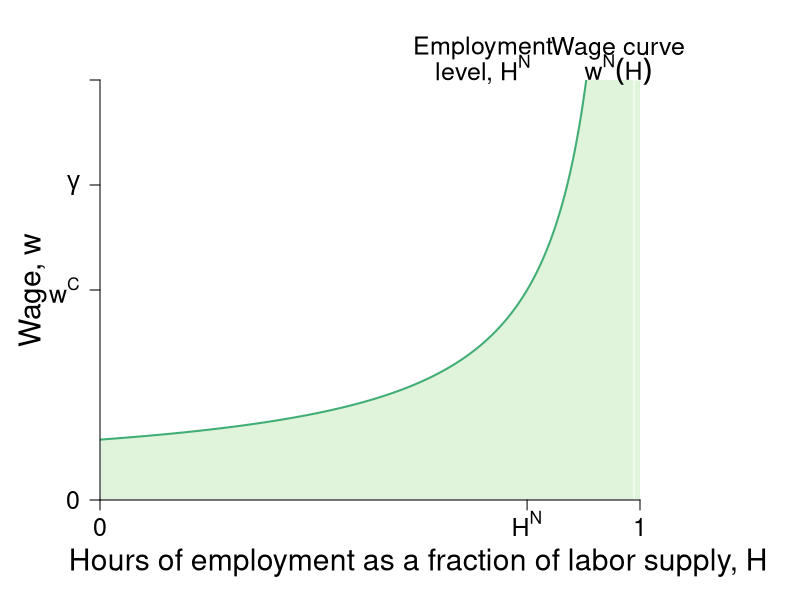

R code for this plot: (Note: this script raises an error after producing the figure.)
require(shape)
require(plotrix)
pdf(file = "employment/employment_wage_macro_zpc.pdf", width = 9, height = 7)

#Set parameters for graphics
axislabelsize <- 1.8
labelsize <- 1.5
namesize <- 1.8
annotatesize <- 1.5
graphlinewidth <- 2
segmentlinewidth <- 1.5

COL <- c("#7fc97f", "#beaed4", "#fdc086", "#ffff99", "#386cb0", "#f0027f", "#bf5b17", "#666666")
COLA <- c("#e0f3db", "#99d8c9","#66c2a4","#41ae76", "#238b45", "#005824")
COLB <- c("#4eb3d3", "#2b8cbe", "#0868ac","#084081")

WageFn <- function(h, ubar = 3, B = 2, t = 0.8) {
  B + ubar + (ubar - ubar*t +  ubar*t*h )/(t*(1 - h))
}


#COL <- c("#1B9E77", "#D95F02", "#7570B3", "#E7298A", "#66A61E", "#E6AB02", "#A6761D", "#666666")
COL <- c("#7fc97f", "#beaed4", "#fdc086", "#ffff99")
par(mar =  c(5, 5, 4, 8))
xlims <- c(0, 1.001)
ylims <- c(0, 40)


plot(0, 0, xlim = xlims, ylim = ylims, type = "n",
     xlab = expression(paste("")),
     ylab = expression(paste("")),
     xaxt = "n", 
     yaxt = "n",
     cex.lab = axislabelsize, 
     line = 2.5,
     bty = "n", 
     xaxs="i", 
     yaxs="i")

npts <- 500 
npts2 <- 501
#Specify the sequences of points for graphing. 
xx1 <- seq(xlims[1], 0.99, length.out = npts)
xx2 <- seq(xlims[1], xlims[2], length.out = npts)
xx3 <- seq(xlims[1], xlims[2], length.out = npts2)
xx4 <- seq(xlims[1], 25, length.out = npts2)
xx5 <- seq(xlims[1], 0.75, length.out = npts2)

# Shade below green line
polygon(c(0, xx2, xlims[2]), 
        c(0, WageFn(xx2), 0), border = FALSE, col = COLA[1])
rect(0.99, 0, 1.2, 40, border = FALSE, col = COLA[1])

#Axis labels
text(0.59, -6, expression(paste("Hours of employment as a fraction of labor supply, ", H)), cex = axislabelsize, xpd = TRUE)
text(-0.125, 20, expression(paste("Wage, ", w)), cex = axislabelsize, xpd = TRUE, srt = 90)


#Draw the lines for the graphs
lines(xx1, WageFn(xx1), col = COLA[4], lwd = graphlinewidth)

#Customize ticks and labels for the plot
ticksy <- c(0, 20, 30, 40)
ylabels <- c(0, expression(paste(w^C)), expression(paste(gamma)), NA)
ticksx <- c(0, 0.7917, xlims[2])
xlabels <- c(0, expression(paste(H^N)), 1)
axis(1, at = ticksx, pos = 0, labels = xlabels, cex.axis = labelsize)
axis(2, at = ticksy, pos = 0, labels = ylabels, las = 1, cex.axis = labelsize)

#Annotation of the  graphs
text(0.96, 43, expression(paste("Wage curve")), cex = labelsize, xpd = TRUE)
text(0.96, 41, expression(paste(w^N*(H))), cex = labelsize, xpd = TRUE)
#text(0.75, 38, expression(paste("Employment level, ", H^N)), cex = labelsize,  xpd = TRUE)
text(0.71, 43, expression(paste("Employment")), cex = labelsize,  xpd = TRUE)
text(0.71, 41, expression(paste("level, ", H^N)), cex = labelsize,  xpd = TRUE)

segments(0.7917, 0, 0.7917, ylims[2], lty = 2, lwd = segmentlinewidth, col = grays[20])

#Arrows(0.8, 15, 0.8, 19, col = "black", lty = 1, lwd = 2, arr.type = "triangle")
#Arrows(0.8, 15, 0.8, 6, col = "black", lty = 1, lwd = 2, arr.type = "triangle")
#text(0.92, 12.5, expression(paste("Employment Rent")))

#Zero profit condition 
segments(0, 20, 0.7917, 20, lty = 1, lwd = graphlinewidth, col = COLB[3])
segments(0.7917, 20, 1.2, 20, lty = 2, lwd = segmentlinewidth, col = COLB[3])
# Gamma
segments(0, 30, xlims[2], 30, lty = 2, lwd = 2, col = COLA[3])
text(1.11, 33, expression(paste("Output per")), cex = labelsize,  xpd = TRUE)
text(1.11, 31, expression(paste("worker, ", gamma)), cex = labelsize,  xpd = TRUE)

# Supply of labor
segments(xlims[2], 0, xlims[2], ylims[2], lty = 2, lwd = segmentlinewidth, col = grays[20], xpd = TRUE)
text(1.11, 6, expression(paste("Supply of")), cex = labelsize,  xpd = TRUE)
text(1.11, 4, expression(paste("labor, ", H == 1)), cex = labelsize,  xpd = TRUE)


points(0.7917, 20, pch = 16, col = "black", cex = 1.5)
text(0.77, 21, expression(paste("n")), cex = labelsize)


#Unemployment benefits & a
#segments(0, 5, 1.2, 5, lty = 2, lwd = 2, col = "darkgray")
#segments(0, 2.5, 1.2, 2.5, lty = 2, lwd = 2, col = "darkgray")

#Zero profit condition
text(1.12, 19, expression(paste("Competition")), cex = labelsize, xpd = TRUE)
text(1.12, 17, expression(paste("condition, ", w^C)), cex = labelsize, xpd = TRUE)
#text(1.02, 21.25, expression(paste(w == bar(Delta))), cex = labelsize, xpd = TRUE)

text(0.25, 23, expression(paste("Firms leaving")), cex = labelsize)
text(0.25, 17, expression(paste("Firms entering")), cex = labelsize)
text(0.25, 4, expression(paste("No")), cex = labelsize)
text(0.25, 2, expression(paste("production")), cex = labelsize)

#text(0.97, 6, expression(paste(B + a/t)))
#text(0.97, 3.5, expression(paste(B, " (unemployment benefits)")))
#text(1.08, 36, expression(paste("level of")))
#text(1.08, 34, expression(paste("employment, ", bar(H))))

#Profits
brackets(x1 = 1.02, y1 = 29.8, x2 = 1.02, y2 = 20.2,  
         ticks = 0.5, curvature = 0.5, type = 1, 
         col = "black", lwd = 2, h = 0.03,
         lty = 1, xpd = TRUE)
text(1.14, 25, expression(paste("Profits, ", pi^E)), cex = labelsize, xpd = TRUE)

# text(0.55, 15, expression(paste("Wages")))
# Arrows(0.5, 18, 0.5, 12, col = "black", lty = 1, lwd = 2, arr.type = "triangle")
# Arrows(0.5, 12, 0.5, 18, col = "black", lty = 1, lwd = 2, arr.type = "triangle")


dev.off()
